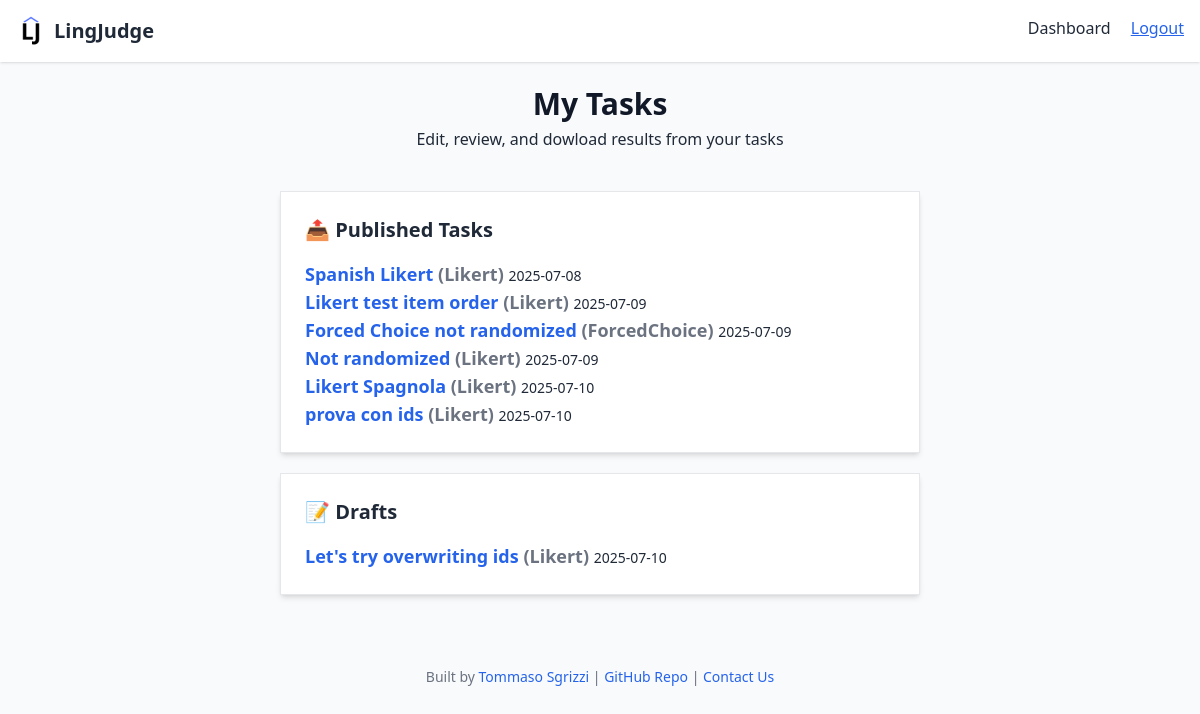
/results/ (signed in), run on the app's committed database.
### tasks/models.py (models this page shows, shortened)
class Task(models.Model):
    TASK_TYPES = (
        ('Likert', 'Likert'),
        ('ForcedChoice', 'Forced Choice'),
    )
    user = models.ForeignKey(CustomUser, on_delete=models.CASCADE)
    task_type = models.CharField(max_length=20, choices=TASK_TYPES)
    title = models.CharField(max_length=255)
    instructions = models.TextField()
    num_scale_points = models.IntegerField(null=True, blank=True)
    left_label = models.CharField(max_length=100, blank=True)
    right_label = models.CharField(max_length=100, blank=True)
    randomized = models.BooleanField(default=False)
    task_language = models.CharField(max_length=20, choices=LANGUAGE_CHOICES)
    status = models.CharField(max_length=20, choices=[('draft', 'Draft')])
    created_at = models.DateTimeField(auto_now_add=True)
    num_items = models.IntegerField(default=1)

### results/views.py (the view)
# urls.py: path('', views.my_results_view, name='my_results'),
@login_required
def my_results_view(request):
    user = request.user
    my_tasks = Task.objects.filter(user=user)  # Only tasks created by this user
    return render(request, 'results/my_results.html', {  # note my_results.html here
        'drafts': my_tasks.filter(status='draft'),
        'published': my_tasks.filter(status='published'),
    })

### results/templates/results/my_results.html
<!DOCTYPE html>
{% extends 'base.html' %}
{% block content %}
<div class="max-w-2xl mx-auto py-10 px-4">
  <h2 class="text-3xl font-bold mb-8 text-center text-gray-900">My Tasks</h2>
  <div style="height: 5px;"></div>
  <p class="text-center">Edit, review, and dowload results from your tasks</p>
  <div style="height: 40px;"></div>
  <div class="bg-white rounded-xl shadow-md border border-gray-100 p-6 mb-8">
    <h3 class="text-xl font-semibold mb-4 flex items-center gap-2">📤 Published Tasks</h3>
    {% if published %}
      <ul class="space-y-3">
        {% for task in published %}
          <li class="flex flex-col sm:flex-row sm:items-center sm:justify-between gap-2">
            <div>
              <a href="{% url 'task_detail' task.id %}" class="text-blue-600 hover:underline font-semibold text-lg">
                {{ task.title }} <span class="font-normal text-gray-500">({{ task.task_type }})</span>
              </a>
              <span class="ml-2 text-gray-400 text-sm">{{ task.created_at|date:"Y-m-d" }}</span>
            </div>
          </li>
        {% endfor %}
      </ul>
    {% else %}
      <p class="text-gray-500">No published tasks yet.</p>
    {% endif %}
  </div>
  <div style="height: 20px;"></div>
  <div class="bg-white rounded-xl shadow-md border border-gray-100 p-6">
    <h3 class="text-xl font-semibold mb-4 flex items-center gap-2">📝 Drafts</h3>
    {% if drafts %}
      <ul class="space-y-3">
        {% for task in drafts %}
          <li class="flex flex-col sm:flex-row sm:items-center sm:justify-between gap-2">
            <div>
              <a href="{% url 'task_edit' task.id %}" class="text-blue-600 hover:underline font-semibold text-lg">
                {{ task.title }} <span class="font-normal text-gray-500">({{ task.task_type }})</span>
              </a>
              <span class="ml-2 text-gray-400 text-sm">{{ task.created_at|date:"Y-m-d" }}</span>
            </div>
          </li>
        {% endfor %}
      </ul>
    {% else %}
      <p class="text-gray-500">No draft tasks yet.</p>
    {% endif %}
  </div>
</div>
{% endblock %}

### data on the page
Task: title "Spanish Likert", task_type "Likert", created_at "2025-07-08"
Task: title "Likert test item order", task_type "Likert", created_at "2025-07-09"
Task: title "Forced Choice not randomized", task_type "ForcedChoice", created_at "2025-07-09"
Task: title "Not randomized", task_type "Likert", created_at "2025-07-09"
Task: title "Likert Spagnola", task_type "Likert", created_at "2025-07-10"
Task: title "prova con ids", task_type "Likert", created_at "2025-07-10"
Task: title "Let's try overwriting ids", task_type "Likert", created_at "2025-07-10"
